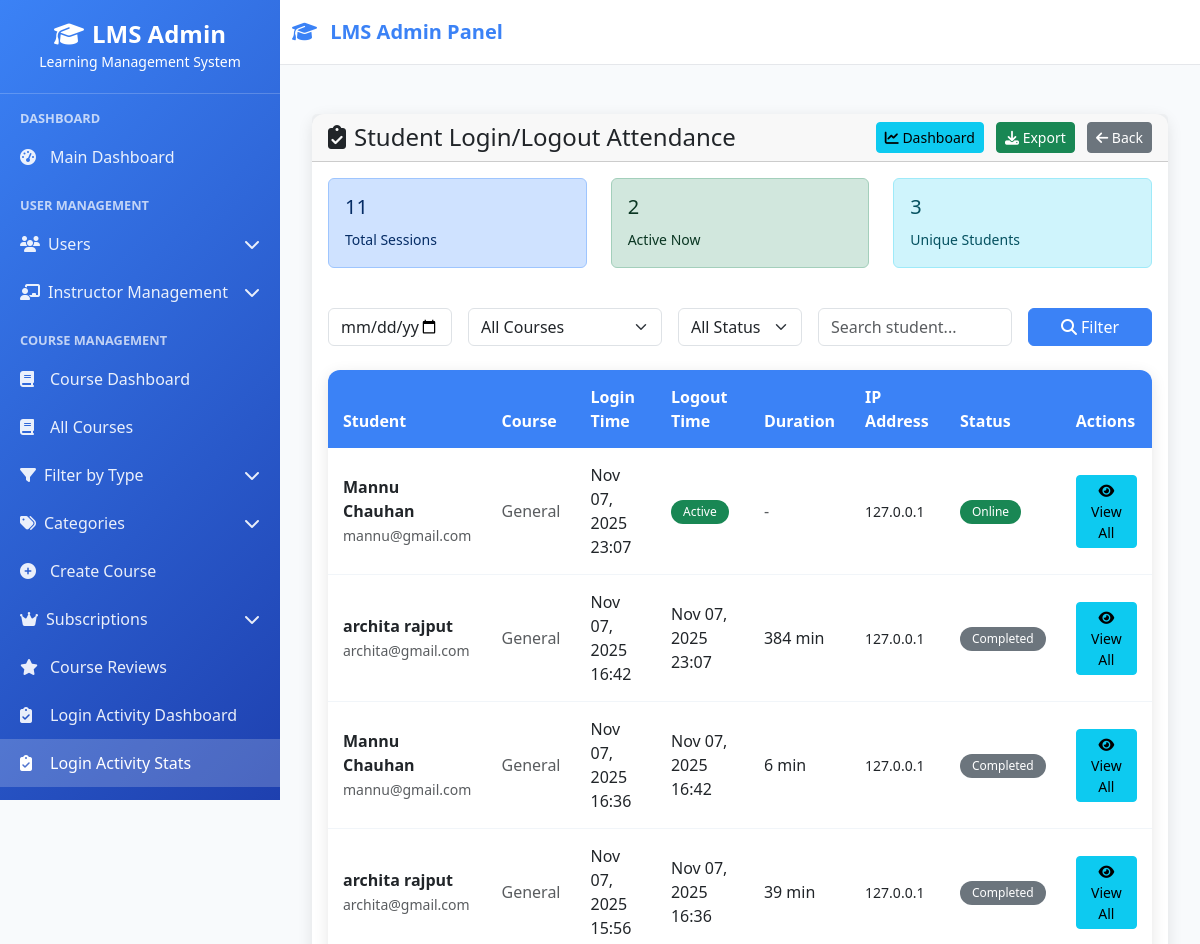
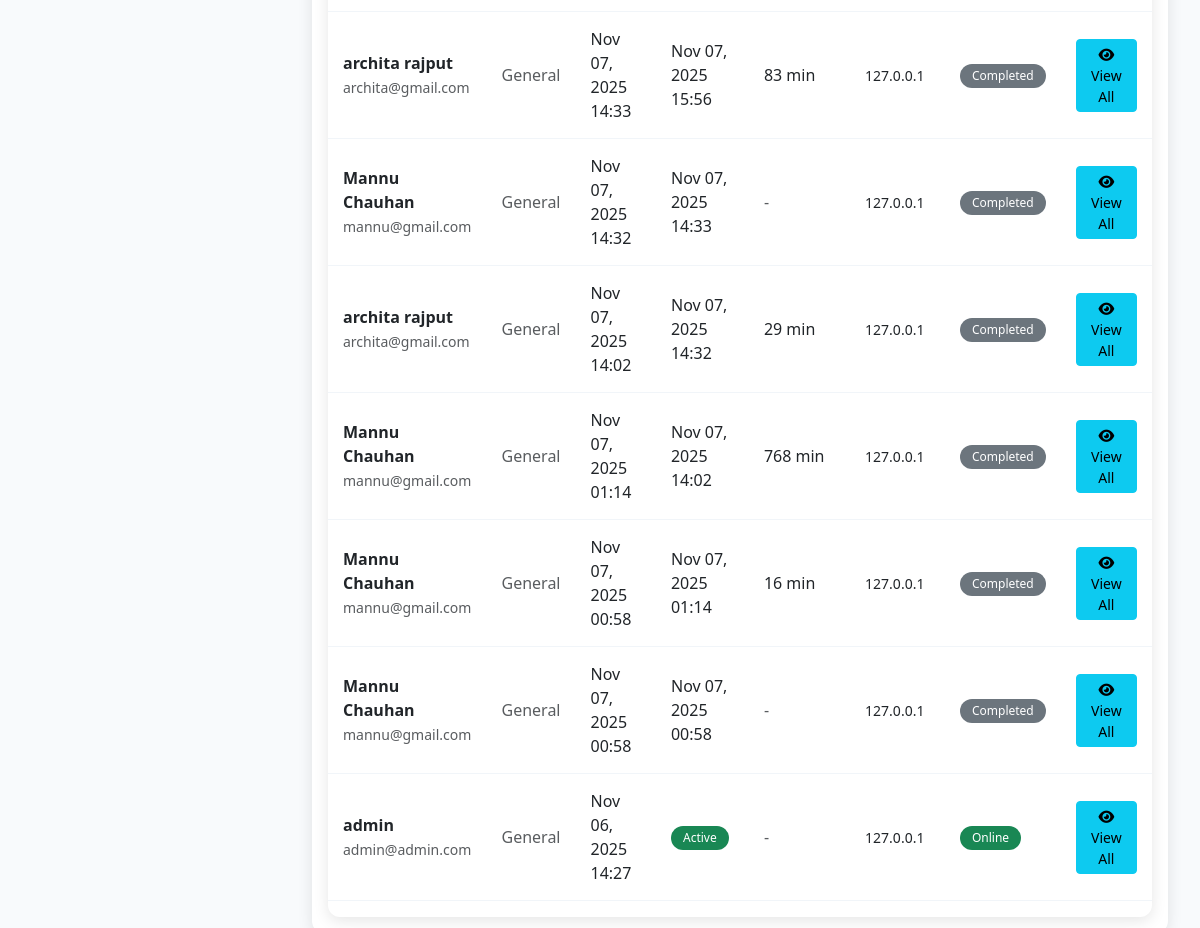
/courses/attendance/status/ (signed in), run on the app's committed database (2 pictures, top to bottom).
### courses/models.py (models this page shows, shortened)
class StudentLoginLog(models.Model):
    student = models.ForeignKey(
        User, on_delete=models.CASCADE,
        limit_choices_to={'role': 'student'},
        related_name='login_logs'
    )
    course = models.ForeignKey(Course, on_delete=models.CASCADE, null=True, blank=True)
    login_time = models.DateTimeField(auto_now_add=True)
    logout_time = models.DateTimeField(null=True, blank=True)
    session_duration = models.PositiveIntegerField(default=0, help_text="Duration in minutes")
    ip_address = models.GenericIPAddressField(null=True, blank=True)
    device_info = models.TextField(blank=True)
    class Meta:
        ordering = ['-login_time']

### userss/models.py (models this page shows, shortened)
class CustomUser(AbstractUser):
    ROLE_CHOICES = (
    ("superadmin", "Super Admin"),
    ("instructor", "Instructor"),
    ("student", "Student"),
    ("webinar_user", "Webinar User"),  # Add this line
)
    role = models.CharField(max_length=20, choices=ROLE_CHOICES, default="student")
    phone_number = models.CharField(max_length=15, blank=True, null=True)
    profile_picture = models.ImageField(
        upload_to="profile_pics/", blank=True, null=True
    )
    bio = models.TextField(max_length=500, blank=True)
    date_of_birth = models.DateField(blank=True, null=True)
    address = models.TextField(max_length=200, blank=True)
    created_by = models.ForeignKey(
        "self",
        on_delete=models.SET_NULL,
        null=True,
        blank=True,
        related_name="created_users",
    )
    updated_at = models.DateTimeField(auto_now=True)
    def get_full_name(self):
        return f"{self.first_name} {self.last_name}".strip()
    class Meta:
        ordering = ["-date_joined"]
        verbose_name = "User"
        verbose_name_plural = "Users"

### courses/views.py (the view, shortened to what this page needs)
# urls.py: path("attendance/status/", views.attendance_status, name="attendance_status"),
@login_required
def attendance_status(request):
    if request.user.role != 'superadmin':
        messages.error(request, 'Only superadmin can access attendance.')
        return redirect('courses:course_dashboard')
    logs = StudentLoginLog.objects.all().select_related('student', 'course').order_by('-login_time')
    date_filter = request.GET.get('date', '')
    course_filter = request.GET.get('course', '')
    search = request.GET.get('search', '')
    status_filter = request.GET.get('status', '')
    if date_filter:
        logs = logs.filter(login_time__date=date_filter)
    if course_filter:
        logs = logs.filter(course_id=course_filter)
    if status_filter == 'active':
        logs = logs.filter(logout_time__isnull=True)
    elif status_filter == 'completed':
        logs = logs.filter(logout_time__isnull=False)
    total_logs = logs.count()
    active_sessions = logs.filter(logout_time__isnull=True).count()
    total_students = logs.values('student').distinct().count()
    paginator = Paginator(logs, 50)
    page = request.GET.get('page')
    logs = paginator.get_page(page)
    courses = Course.objects.filter(is_active=True).order_by('title')
    context = {
        'logs': logs,
        'date_filter': date_filter,
        'course_filter': course_filter,
        'search': search,
        'status_filter': status_filter,
        'total_logs': total_logs,
        'active_sessions': active_sessions,
        'total_students': total_students,
        'courses': courses,
    }
    return render(request, 'courses/attendance_status.html', context)

### lms/context_processors.py (called while the page is built, shortened)
def sidebar_context(request):
    context = {}
    if request.user.is_authenticated:
        from courses.models import Course
        is_admin = request.user.is_superuser or getattr(request.user, 'role', None) == 'superadmin'
        if is_admin:
            sidebar_courses = Course.objects.filter(is_active=True).order_by('course_code')[:15]
        elif getattr(request.user, 'role', None) == 'instructor':
            sidebar_courses = Course.objects.filter(
                instructor=request.user,
                is_active=True
            ).order_by('course_code')[:15]
        else:
            sidebar_courses = []
        context['sidebar_courses'] = sidebar_courses
        context['is_admin_user'] = is_admin  # Template में use करने के लिए
    return context

def instructor_permissions(request):
    context = {
        'instructor_permissions': [],
        'has_content_permission': False,
        'has_email_permission': False,
        'has_course_permission': False,
        'has_batch_permission': False,
        'has_student_permission': False,
        'has_analytics_permission': False,
    }
    return context

### userss/context_processors.py (called while the page is built, shortened)
def instructor_navigation(request):
    return {}

def student_context(request):
    return {'enrolled_courses_count': 0}

def instructor_permissions(request):
    if not request.user.is_authenticated:
        return {}
    if request.user.role != 'instructor':
        return {}

### courses/templates/courses/attendance_status.html (shortened to what this page needs)
{% extends 'base.html' %}
{% load static %}
{% block content %}
<div class="container-fluid py-4">
    <div class="row mb-4">
        <div class="col-12">
            <div class="card">
                <div class="card-header d-flex justify-content-between align-items-center">
                    <h4 class="mb-0"><i class="fas fa-clipboard-check me-2"></i>Student Login/Logout Attendance</h4>
                    <div>
                        <a href="{% url 'courses:attendance_dashboard' %}" class="btn btn-info btn-sm me-2">
                            <i class="fas fa-chart-line"></i> Dashboard
                        </a>
                        <a href="{% url 'courses:export_attendance' %}" class="btn btn-success btn-sm me-2">
                            <i class="fas fa-download"></i> Export
                        </a>
                        <a href="{% url 'courses:course_dashboard' %}" class="btn btn-secondary btn-sm">
                            <i class="fas fa-arrow-left"></i> Back
                        </a>
                    </div>
                </div>
                <div class="card-body">
                    <div class="row mb-4">
                        <div class="col-md-4">
                            <div class="alert alert-primary">
                                <h5>{{ total_logs }}</h5>
                                <small>Total Sessions</small>
                            </div>
                        </div>
                        <div class="col-md-4">
                            <div class="alert alert-success">
                                <h5>{{ active_sessions }}</h5>
                                <small>Active Now</small>
                            </div>
                        </div>
                        <div class="col-md-4">
                            <div class="alert alert-info">
                                <h5>{{ total_students }}</h5>
                                <small>Unique Students</small>
                            </div>
                        </div>
                    </div>
                    <form method="get" class="row g-3 mb-4">
                        <div class="col-md-2">
                            <input type="date" name="date" class="form-control" value="{{ date_filter }}" placeholder="Date">
                        </div>
                        <div class="col-md-3">
                            <select name="course" class="form-select">
                                <option value="">All Courses</option>
                            </select>
                        </div>
                        <div class="col-md-2">
                            <select name="status" class="form-select">
                                <option value="">All Status</option>
                            </select>
                        </div>
                        <div class="col-md-3">
                            <input type="text" name="search" class="form-control" placeholder="Search student..." value="{{ search }}">
                        </div>
                        <div class="col-md-2">
                            <button type="submit" class="btn btn-primary w-100">
                                <i class="fas fa-search"></i> Filter
                            </button>
                        </div>
                    </form>
                    <div class="table-responsive">
                        <table class="table table-hover">
                            <thead>
                                <tr>
                                    <th>Student</th>
                                    <th>Course</th>
                                    <th>Login Time</th>
                                    <th>Logout Time</th>
                                    <th>Duration</th>
                                    <th>IP Address</th>
                                    <th>Status</th>
                                    <th>Actions</th>
                                </tr>
                            </thead>
                            <tbody>
                                {% for log in logs %}
                                <tr>
                                    <td>
                                        <strong>{{ log.student.get_full_name|default:log.student.username }}</strong><br>
                                        <small class="text-muted">{{ log.student.email }}</small>
                                    </td>
                                    <td>
                                        {% if log.course %}
                                            <span class="badge bg-info">{{ log.course.title }}</span>
                                        {% else %}
                                            <span class="text-muted">General</span>
                                        {% endif %}
                                    </td>
                                    <td>{{ log.login_time|date:"M d, Y H:i" }}</td>
                                    <td>
                                        {% if log.logout_time %}
                                            {{ log.logout_time|date:"M d, Y H:i" }}
                                        {% else %}
                                            <span class="badge bg-success">Active</span>
                                        {% endif %}
                                    </td>
                                    <td>
                                        {% if log.session_duration > 0 %}
                                            {{ log.session_duration }} min
                                        {% else %}
                                            <span class="text-muted">-</span>
                                        {% endif %}
                                    </td>
                                    <td><small>{{ log.ip_address }}</small></td>
                                    <td>
                                        {% if not log.logout_time %}
                                            <span class="badge bg-success">Online</span>
                                        {% else %}
                                            <span class="badge bg-secondary">Completed</span>
                                        {% endif %}
                                    </td>
                                    <td>
                                        <a href="{% url 'courses:student_attendance_detail' log.student.id %}"
                                           class="btn btn-sm btn-info">
                                            <i class="fas fa-eye"></i> View All
                                        </a>
                                    </td>
                                </tr>
                                {% empty %}
                                <tr>
                                    <td colspan="8" class="text-center py-4">
                                        <p class="text-muted">No attendance logs found</p>
                                    </td>
                                </tr>
                                {% endfor %}
                            </tbody>
                        </table>
                    </div>
                </div>
            </div>
        </div>
    </div>
</div>
{% endblock %}

### userss/templates/base.html (style rules this page uses)
:root { --primary-color: #3b82f6; --secondary-color: #1e40af; --sidebar-width: 280px; }
* { margin: 0; padding: 0; box-sizing: border-box; }
body { background-color: #f8fafc; font-family: 'Segoe UI', Tahoma, Geneva, Verdana, sans-serif; }
.card { border: none; border-radius: 12px; box-shadow: 0 4px 15px rgba(0, 0, 0, 0.1); transition: all 0.3s ease; }
.btn-primary { background: var(--primary-color); border-color: var(--primary-color); }
.table-responsive { border-radius: 12px; overflow: hidden; box-shadow: 0 4px 15px rgba(0, 0, 0, 0.1); }
.table th { background: var(--primary-color); color: white; border: none; font-weight: 600; padding: 15px; }
.table td { padding: 15px; vertical-align: middle; border-color: #f1f5f9; }
.badge { padding: 6px 12px; border-radius: 20px; font-weight: 500; }

### data on the page
StudentLoginLog: student.get_full_name "Mannu Chauhan", student.email "mannu@gmail.com", shows "General", login_time "Nov 07, 2025 23:07", shows "Active", ip_address "127.0.0.1", shows "Online"
StudentLoginLog: student.get_full_name "archita rajput", student.email "archita@gmail.com", shows "General", login_time "Nov 07, 2025 16:42", logout_time "Nov 07, 2025 23:07", session_duration "384", ip_address "127.0.0.1", shows "Completed"
StudentLoginLog: student.get_full_name "Mannu Chauhan", student.email "mannu@gmail.com", shows "General", login_time "Nov 07, 2025 16:36", logout_time "Nov 07, 2025 16:42", session_duration "6", ip_address "127.0.0.1", shows "Completed"
StudentLoginLog: student.get_full_name "archita rajput", student.email "archita@gmail.com", shows "General", login_time "Nov 07, 2025 15:56", logout_time "Nov 07, 2025 16:36", session_duration "39", ip_address "127.0.0.1", shows "Completed"
StudentLoginLog: student.get_full_name "archita rajput", student.email "archita@gmail.com", shows "General", login_time "Nov 07, 2025 14:33", logout_time "Nov 07, 2025 15:56", session_duration "83", ip_address "127.0.0.1", shows "Completed"
StudentLoginLog: student.get_full_name "Mannu Chauhan", student.email "mannu@gmail.com", shows "General", login_time "Nov 07, 2025 14:32", logout_time "Nov 07, 2025 14:33", ip_address "127.0.0.1", shows "Completed"
StudentLoginLog: student.get_full_name "archita rajput", student.email "archita@gmail.com", shows "General", login_time "Nov 07, 2025 14:02", logout_time "Nov 07, 2025 14:32", session_duration "29", ip_address "127.0.0.1", shows "Completed"
StudentLoginLog: student.get_full_name "Mannu Chauhan", student.email "mannu@gmail.com", shows "General", login_time "Nov 07, 2025 01:14", logout_time "Nov 07, 2025 14:02", session_duration "768", ip_address "127.0.0.1", shows "Completed"
StudentLoginLog: student.get_full_name "Mannu Chauhan", student.email "mannu@gmail.com", shows "General", login_time "Nov 07, 2025 00:58", logout_time "Nov 07, 2025 01:14", session_duration "16", ip_address "127.0.0.1", shows "Completed"
StudentLoginLog: student.get_full_name "Mannu Chauhan", student.email "mannu@gmail.com", shows "General", login_time "Nov 07, 2025 00:58", logout_time "Nov 07, 2025 00:58", ip_address "127.0.0.1", shows "Completed"
StudentLoginLog: student.get_full_name "admin", student.email "admin@admin.com", shows "General", login_time "Nov 06, 2025 14:27", shows "Active", ip_address "127.0.0.1", shows "Online"

### other printed values
{{ total_logs }} "11"
{{ active_sessions }} "2"
{{ total_students }} "3"
